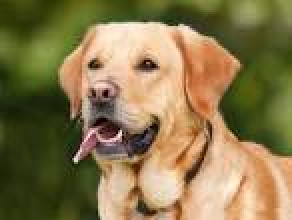
#> input picture clean_images/train_images/dog/dog101.jpg, 146 x 110 px (shown 2 times larger)
$ python create_save_data.py
#> lines starting #> are read from the running program, lines starting #| are printed output that depends on the picture
import cv2
import numpy as np
import os
import glob

train_dir = 'clean_images/train_images/'
valid_dir = 'clean_images/valid_images/'
test_dir = 'clean_images/test_images/'
COLOR_MODE = 1
if COLOR_MODE == 0:
    save_dir = 'data/gray/'
else:
    save_dir = 'data/color/'
SIZE = 64

def create_images_answers(dir_path):
#> called with dir_path = 'clean_images/train_images/dog/'
    files = glob.glob(os.path.join(dir_path, '*.jpg'))
    files.sort()
    images = [resize_for_model(cv2.imread(file, COLOR_MODE)) for file in files]

    return images

def resize_for_model(image):
    # np形式のimageを特定の大きさにresizeする。
    return cv2.resize(image, (SIZE, SIZE))
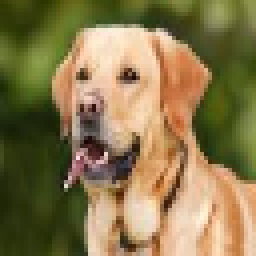
#> returned value: shape (64, 64, 3) (shown 4 times larger); mean of channels 0, 1, 2 76.4, 119.6, 136.3; drawn as B, G, R

def save_data():
    # 猫(0)と犬(1)の画像を取得してフラグを追加したにシャッフル加工してデータとして返す。

    train_dog_images = create_images_answers(train_dir + 'dog/')
#> in create_images_answers, `images = [resize_for_model(cv2.imread(file, COLOR_MODE)) for file in f..`: images = 1 item
#> train_dog_images = 1 item
    train_cat_images = create_images_answers(train_dir + 'cat/')
#> call 2 of create_images_answers, with dir_path = 'clean_images/train_images/cat/'
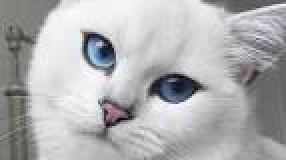
#> input picture clean_images/train_images/cat/cat103.jpg, 143 x 80 px (shown 2 times larger)
#> in resize_for_model (call 2), `return cv2.resize(image, (SIZE, SIZE))`:
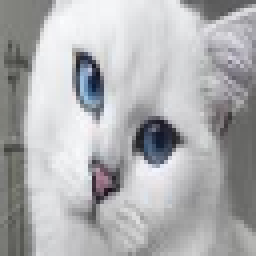
#> returned value: shape (64, 64, 3) (shown 4 times larger); mean of channels 0, 1, 2 177.2, 175.4, 174.9; drawn as B, G, R
#> train_cat_images = 1 item
    valid_dog_images = create_images_answers(valid_dir + 'dog/')
#> valid_dog_images = 1 item
    valid_cat_images = create_images_answers(valid_dir + 'cat/')
#> valid_cat_images = 1 item
    test_dog_images = create_images_answers(test_dir + 'dog/')
#> test_dog_images = 1 item
    test_cat_images = create_images_answers(test_dir + 'cat/')
#> test_cat_images = 1 item

    train_images = np.array(train_dog_images + train_cat_images)
    np.save(save_dir + 'train_images.npy', train_images)
    valid_images = np.array(valid_dog_images + valid_cat_images)
    np.save(save_dir + 'valid_images.npy', valid_images)
    test_images = np.array(test_dog_images + test_cat_images)
    np.save(save_dir + 'test_images.npy', test_images)

    train_answers = np.array([0] * len(train_dog_images) + [1] * len(train_cat_images))
#> train_answers = [0, 1]
    np.save(save_dir + 'train_answers.npy', train_answers)
    valid_answers = np.array([0] * len(valid_dog_images) + [1] * len(valid_cat_images))
#> valid_answers = [0, 1]
    np.save(save_dir + 'valid_answers.npy', valid_answers)
    test_answers = np.array([0] * len(test_dog_images) + [1] * len(test_cat_images))
#> test_answers = [0, 1]
    np.save(save_dir + 'test_answers.npy', test_answers)

if __name__ == '__main__':
    save_data()
